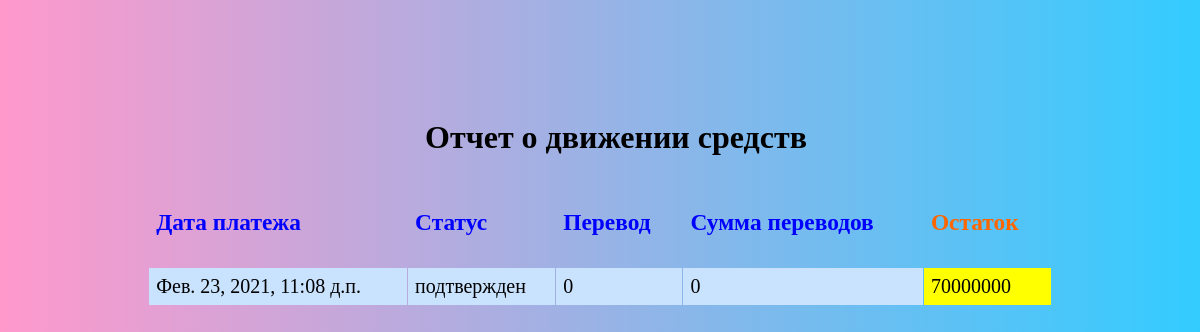
The app's page /, older data.
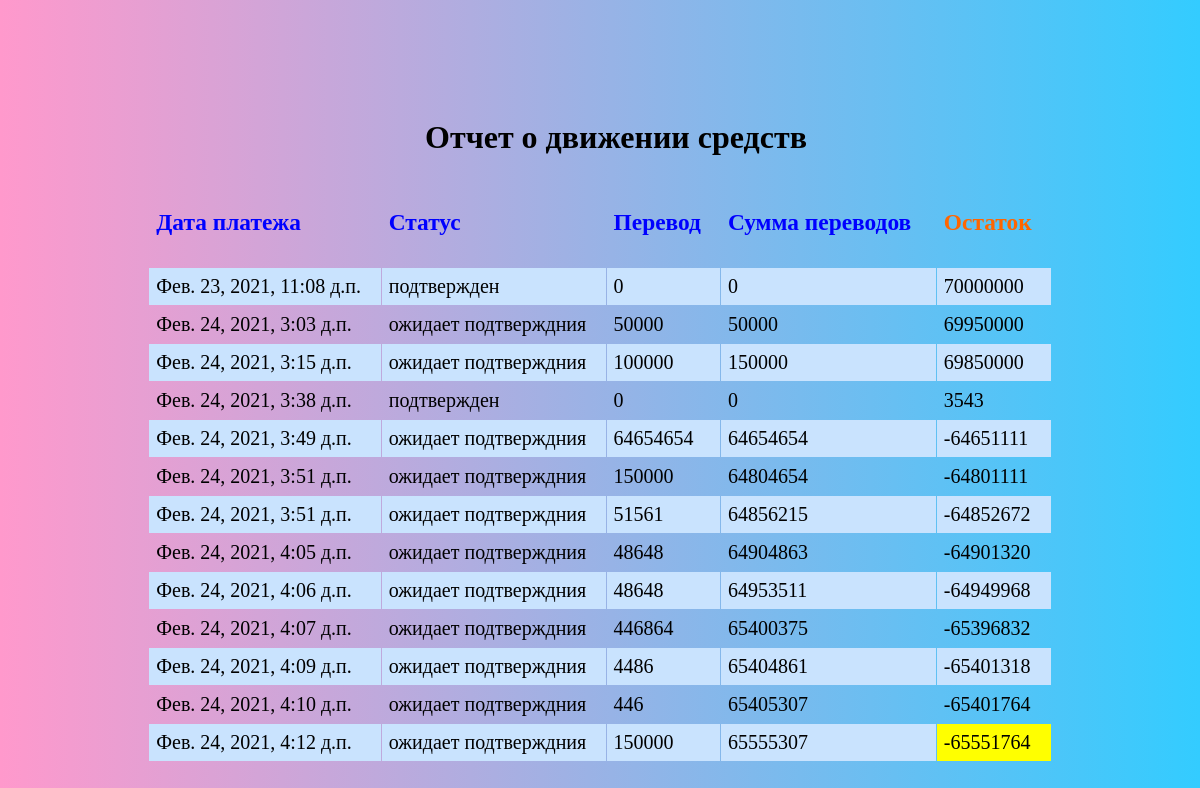
The same page, newer data.
### server/models.py (models this page shows, shortened)
class Score(models.Model):
    total = models.IntegerField(default=7000000, verbose_name='Сумма')
    leftover = models.IntegerField(default=700000, verbose_name='Остаток')
    monthly_payment = models.IntegerField(default=100000, verbose_name='Перевод')
    total_payment = models.IntegerField(default=0, verbose_name='Сумма переводов')
    date_score = models.DateTimeField(auto_now_add=True, verbose_name='Дата платежа')
    paid = 'оплачен'
    unpaid = 'ожидает'
    STATUS = [(paid, 'подтвержден'), (unpaid, 'ожидает подтверждния'), ]
    payment_status = models.CharField(max_length=30, choices=STATUS, default='ожидает подтверждния', verbose_name='Статус')
    class Meta:
        verbose_name = 'Счет'
        verbose_name_plural = 'Счета'

### server/views.py (the view)
# urls.py: path('', GraphicList.as_view(), name='GraphicList'),
class GraphicList(ListView):
    model = Score
    template_name = 'server/report.html'
    def get_context_data(self, **kwargs):
        context = super().get_context_data(**kwargs)
        context['scores'] = Score.objects.all().order_by('date_score')
        return context

### server/templates/server/report.html (shortened to what this page needs)
<!DOCTYPE html>
{% load custom_filters %}
<html lang="en">
<head>
</head>
 </body>
<header>
    <div class="header-center">
        <ul>
            <h1 align="center">Отчет о движении средств&nbsp;</h1>
        </ul>
    </div>
</header>
<body bgcolor="#c0c0c0" class="gradient">
<table>
    <tr>
        <th><h3><span style="color: #0000ff;">Дата платежа&nbsp;</span></h3></th>
        <th><h3><span style="color: #0000ff;">Статус&nbsp;</span></h3></th>
        <th><h3><span style="color: #0000ff;">Перевод&nbsp;</span></h3></th>
        <th><h3><span style="color: #0000ff;">Сумма переводов&nbsp;</span></h3></th>
        <th><h3><span style="color: #ff6600;">Остаток&nbsp;</span></h3></th>
    </tr>
    {% for score in scores %}
    <tr>
        <td>{{ score.date_score }}</td>
        <td>{{ score.payment_status }}</td>
        <td>{{ score.monthly_payment }}</td>
        <td>{{ score.total_payment }}</td>
        <td>{{ score.leftover }}</td>
    </tr>
    {% endfor %}
</table>
</body>

### server/templates/server/report.html (style rules this page uses)
table { margin: auto; width: 90%; background: c0c0c0; border-spacing: 1px; font: 20px Lucida Sans Typewriter; }
td, th { text-align: left; background: ffff; padding: 7px; }
tr:nth-child(even) { background: #C9E3FE }
tr:last-child td:last-child { background: #ffff00 }
.gradient { background: linear-gradient(to left, #33ccff 0%, #ff99cc 100%); padding: 90px; }

Row changes from the older to the newer data that the page shows:
added Score: date_score "Фев. 24, 2021, 3:03 д.п.", payment_status "ожидает подтверждния", monthly_payment "50000", total_payment "50000", leftover "69950000"
added Score: date_score "Фев. 24, 2021, 3:15 д.п.", payment_status "ожидает подтверждния", monthly_payment "100000", total_payment "150000", leftover "69850000"
added Score: date_score "Фев. 24, 2021, 3:38 д.п.", payment_status "подтвержден", monthly_payment "0", total_payment "0", leftover "3543"
added Score: date_score "Фев. 24, 2021, 3:49 д.п.", payment_status "ожидает подтверждния", monthly_payment "64654654", total_payment "64654654", leftover "-64651111"
added Score: date_score "Фев. 24, 2021, 3:51 д.п.", payment_status "ожидает подтверждния", monthly_payment "150000", total_payment "64804654", leftover "-64801111"
added Score: date_score "Фев. 24, 2021, 3:51 д.п.", payment_status "ожидает подтверждния", monthly_payment "51561", total_payment "64856215", leftover "-64852672"
added Score: date_score "Фев. 24, 2021, 4:05 д.п.", payment_status "ожидает подтверждния", monthly_payment "48648", total_payment "64904863", leftover "-64901320"
added Score: date_score "Фев. 24, 2021, 4:06 д.п.", payment_status "ожидает подтверждния", monthly_payment "48648", total_payment "64953511", leftover "-64949968"
added Score: date_score "Фев. 24, 2021, 4:07 д.п.", payment_status "ожидает подтверждния", monthly_payment "446864", total_payment "65400375", leftover "-65396832"
added Score: date_score "Фев. 24, 2021, 4:09 д.п.", payment_status "ожидает подтверждния", monthly_payment "4486", total_payment "65404861", leftover "-65401318"
added Score: date_score "Фев. 24, 2021, 4:10 д.п.", payment_status "ожидает подтверждния", monthly_payment "446", total_payment "65405307", leftover "-65401764"
added Score: date_score "Фев. 24, 2021, 4:12 д.п.", payment_status "ожидает подтверждния", monthly_payment "150000", total_payment "65555307", leftover "-65551764"
